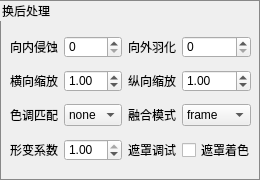
      <widget class="QGroupBox" name="groupBoxMaskConfig">
       <property name="styleSheet">
        <string notr="true">QGroupBox {border: 1px solid #888888;}
QLineEdit{border:none;border-bottom:1px solid #999999}

</string>
       </property>
       <property name="title">
        <string>换后处理</string>
       </property>
       <property name="checkable">
        <bool>false</bool>
       </property>
       <widget class="QWidget" name="gridLayoutWidget_2">
        <property name="geometry">
         <rect>
          <x>10</x>
          <y>30</y>
          <width>241</width>
          <height>141</height>
         </rect>
        </property>
        <layout class="QGridLayout" name="gridLayout_2">
         <property name="sizeConstraint">
          <enum>QLayout::SetDefaultConstraint</enum>
         </property>
         <item row="1" column="1">
          <widget class="QDoubleSpinBox" name="spinFaceScaleX">
           <property name="toolTip">
            <string>人脸横向缩放比例</string>
           </property>
           <property name="decimals">
            <number>2</number>
           </property>
           <property name="minimum">
            <double>0.500000000000000</double>
           </property>
           <property name="maximum">
            <double>2.000000000000000</double>
           </property>
           <property name="singleStep">
            <double>0.010000000000000</double>
           </property>
           <property name="value">
            <double>1.000000000000000</double>
           </property>
          </widget>
         </item>
         <item row="0" column="2">
          <widget class="QLabel" name="label_66">
           <property name="toolTip">
            <string>outter blur value</string>
           </property>
           <property name="text">
            <string>向外羽化</string>
           </property>
          </widget>
         </item>
         <item row="1" column="3">
          <widget class="QDoubleSpinBox" name="spinFaceScaleY">
           <property name="toolTip">
            <string>人脸纵向缩放比例</string>
           </property>
           <property name="decimals">
            <number>2</number>
           </property>
           <property name="minimum">
            <double>0.500000000000000</double>
           </property>
           <property name="maximum">
            <double>2.000000000000000</double>
           </property>
           <property name="singleStep">
            <double>0.010000000000000</double>
           </property>
           <property name="value">
            <double>1.000000000000000</double>
           </property>
          </widget>
         </item>
         <item row="0" column="0">
          <widget class="QLabel" name="label_60">
           <property name="toolTip">
            <string>Inner Erode value</string>
           </property>
           <property name="text">
            <string>向内侵蚀</string>
           </property>
          </widget>
         </item>
         <item row="0" column="3">
          <widget class="QSpinBox" name="spinMaskDilate">
           <property name="toolTip">
            <string>轮廓向外膨胀模糊多少像素</string>
           </property>
           <property name="minimum">
            <number>0</number>
           </property>
           <property name="maximum">
            <number>200</number>
           </property>
           <property name="singleStep">
            <number>2</number>
           </property>
           <property name="value">
            <number>0</number>
           </property>
          </widget>
         </item>
         <item row="2" column="1">
          <widget class="QComboBox" name="comboColorTransMode">
           <property name="styleSheet">
            <string notr="true"/>
           </property>
           <item>
            <property name="text">
             <string>none</string>
            </property>
           </item>
           <item>
            <property name="text">
             <string>rct</string>
            </property>
           </item>
          </widget>
         </item>
         <item row="2" column="2">
          <widget class="QLabel" name="label_7">
           <property name="text">
            <string>融合模式</string>
           </property>
          </widget>
         </item>
         <item row="1" column="0">
          <widget class="QLabel" name="label_62">
           <property name="toolTip">
            <string>Scale in x direction</string>
           </property>
           <property name="text">
            <string>横向缩放</string>
           </property>
          </widget>
         </item>
         <item row="2" column="3">
          <widget class="QComboBox" name="comboMergeMode">
           <property name="styleSheet">
            <string notr="true"/>
           </property>
           <item>
            <property name="text">
             <string>frame</string>
            </property>
           </item>
           <item>
            <property name="text">
             <string>align</string>
            </property>
           </item>
          </widget>
         </item>
         <item row="0" column="1">
          <widget class="QSpinBox" name="spinMaskErode">
           <property name="toolTip">
            <string>轮廓向内收缩多少像素</string>
           </property>
           <property name="minimum">
            <number>0</number>
           </property>
           <property name="maximum">
            <number>200</number>
           </property>
           <property name="singleStep">
            <number>2</number>
           </property>
           <property name="value">
            <number>0</number>
           </property>
          </widget>
         </item>
         <item row="2" column="0">
          <widget class="QLabel" name="label_65">
           <property name="toolTip">
            <string>Scale in x direction</string>
           </property>
           <property name="text">
            <string>色调匹配</string>
           </property>
          </widget>
         </item>
         <item row="1" column="2">
          <widget class="QLabel" name="label_67">
           <property name="toolTip">
            <string>Scale in Y direction</string>
           </property>
           <property name="text">
            <string>纵向缩放</string>
           </property>
          </widget>
         </item>
         <item row="3" column="0">
          <widget class="QLabel" name="label_5">
           <property name="text">
            <string>形变系数</string>
           </property>
          </widget>
         </item>
         <item row="3" column="1">
          <widget class="QDoubleSpinBox" name="spinMorphFactor">
           <property name="toolTip">
            <string>人脸横向缩放比例</string>
           </property>
           <property name="decimals">
            <number>2</number>
           </property>
           <property name="minimum">
            <double>0.000000000000000</double>
           </property>
           <property name="maximum">
            <double>1.000000000000000</double>
           </property>
           <property name="singleStep">
            <double>0.100000000000000</double>
           </property>
           <property name="value">
            <double>1.000000000000000</double>
           </property>
          </widget>
         </item>
         <item row="3" column="3">
          <widget class="QCheckBox" name="checkPreviewMask">
           <property name="text">
            <string>遮罩着色</string>
           </property>
           <property name="checked">
            <bool>false</bool>
           </property>
          </widget>
         </item>
         <item row="3" column="2">
          <widget class="QLabel" name="label_8">
           <property name="text">
            <string>遮罩调试</string>
           </property>
          </widget>
         </item>
        </layout>
       </widget>
      </widget>
